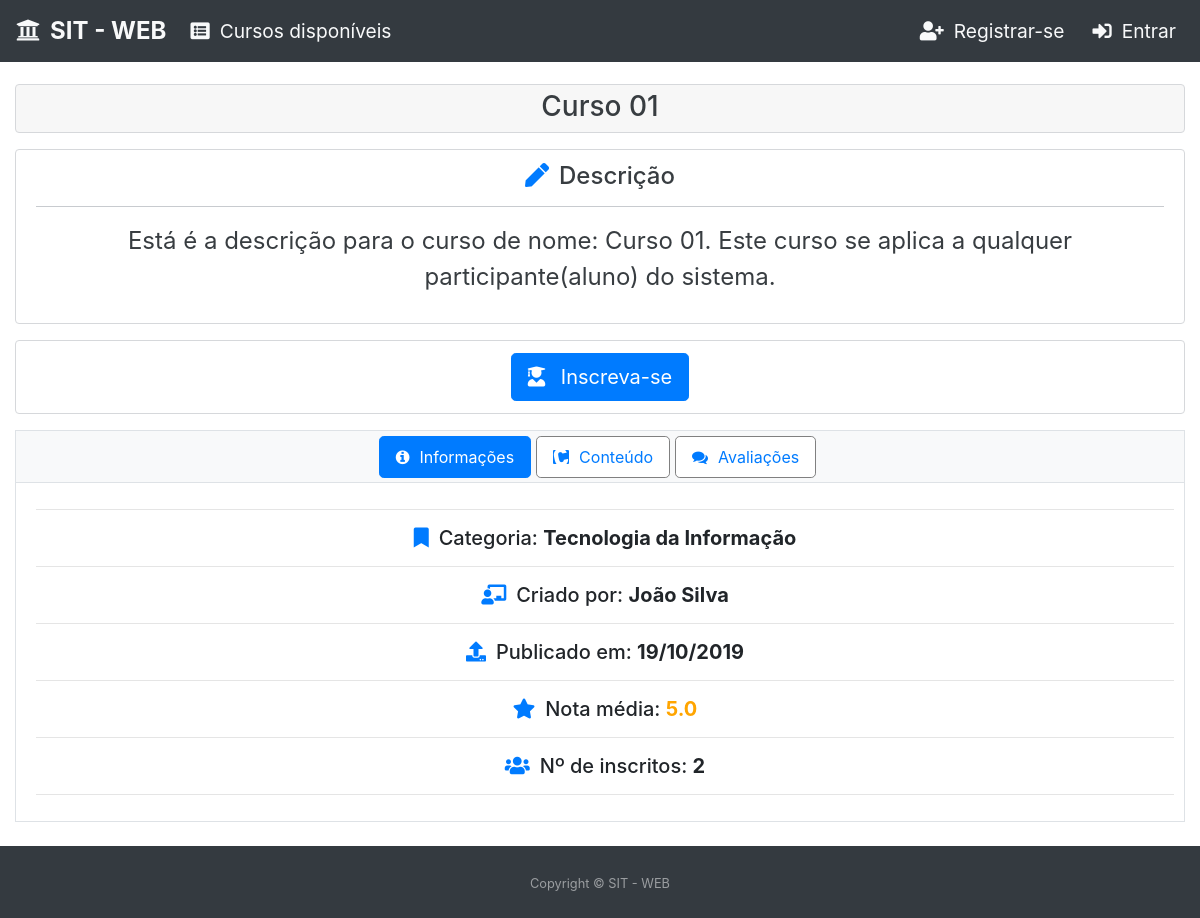
The page /informacoes-curso/1 on the database its author committed.
### core/models.py (models this page shows, shortened)
class Curso(models.Model):
    objects = CursoManager()
    titulo = models.CharField(
        unique=True,
        max_length=70,
        verbose_name=u"título",
        help_text=u"Indique o título do curso"
    )
    categoria = models.ForeignKey(
        Categoria,
        on_delete=models.CASCADE,
        help_text=u"Selecione a categoria do curso"
    )
    usuario = models.ForeignKey(
        AUTH_USER_MODEL,
        on_delete=models.CASCADE
    )
    nome_instrutor = models.CharField(
        null=True,
        verbose_name=u"Nome do instrutor",
        help_text=u"Indique o nome do instrutor do curso",
        blank=True,
        max_length=50
    )
    palavras_chaves = models.CharField(
        max_length=150,
        verbose_name=u"Palavras-chave",
        help_text=u"Indique palavras-chave para o curso",
        null=True,
        blank=True
    )
    descricao = models.TextField(
        max_length=250,
        verbose_name=u"descrição",
        help_text=u"Indique uma descrição para o curso",
        null=True,
        blank=True
    )
    publicado = models.BooleanField(
        default=False,
        help_text=u"Indique o status de publicação do curso no sistema",
    )
    data_publicado = models.DateTimeField(
        null=True,
        blank=True
    )
    data_criacao = models.DateTimeField(
        auto_now_add=True,
        null=True,
        blank=True
    )
    data_atualizacao = models.DateTimeField(
        auto_now=True,
        null=True,
        blank=True
    )
    class Meta:
        verbose_name = "Curso"
        verbose_name_plural = "Cursos"
    class CustomMeta:
        ordering_field = 'titulo'
        search_fields = ['titulo', 'categoria__titulo', 'usuario__first_name',
                         'nome_instrutor', 'palavras_chaves', 'descricao']
    def obtem_nota_media(self):
        nota_media_curso = 0
        avaliacoes = Avaliacao.objects.filter(
            curso=self
        )
        if avaliacoes.count() > 0:
            nota_media_curso = avaliacoes.aggregate(
                Avg('nota')
            )['nota__avg']
        nota_media_curso = float("{0:.1f}".format(nota_media_curso, 1))
        return nota_media_curso
    def tem_conteudo(self):
        unidades = Unidade.objects.filter(curso=self)
        if unidades.count() > 0:
            videos = Video.objects.filter(unidade__in=unidades)
            if videos.count() > 0:
                return True
        else:
            return False
    def obtem_unidades(self):
        unidades_curso = Unidade.objects.filter(
            curso=self
        ).order_by(
            'ordem'
        )
        return unidades_curso
    def obtem_videos(self):
        unidades_curso = self.obtem_unidades()
        videos_curso = Video.objects.filter(
            unidade__in=unidades_curso
        )
        return videos_curso
    def obtem_arquivos(self):
        unidades_curso = self.obtem_unidades()
        arquivos_curso = Arquivo.objects.filter(
            unidade__in=unidades_curso
        )
        return arquivos_curso
    def obtem_questionarios(self):
        unidades_curso = self.obtem_unidades()
        questionarios_curso = Questionario.objects.filter(
            unidade__in=unidades_curso
        )
        return questionarios_curso
    def obtem_numero_inscritos(self):
        numero_inscritos = Inscricao.objects.filter(curso=self).count()
        return numero_inscritos

class Categoria(models.Model):
    objects = CategoriaManager()
    titulo = models.CharField(
        max_length=40,
        verbose_name=u"título",
        help_text=u"Indique o título da categoria"
    )
    data_criacao = models.DateTimeField(
        auto_now_add=True,
        null=True,
        blank=True
    )
    data_atualizacao = models.DateTimeField(
        auto_now=True,
        null=True,
        blank=True
    )
    class Meta:
        verbose_name = "Categoria"
        verbose_name_plural = "Categorias"
    class CustomMeta:
        ordering_field = 'titulo'
        search_fields = ['titulo',]

### core/views.py (the view)
# urls.py: path('informacoes-curso/<int:id>',          informacoesCursoView,                           name='informacoes-curso'),
def informacoesCursoView(request, id):
    curso_sem_conteudo = False
    unidades = None
    avaliacoes = None
    aluno_inscrito_curso = False
    perfil_aluno = False
    usuario_anonimo = False
    nota_media_curso = "Sem nota"
    numero_unidades = 0
    numero_videos = 0
    numero_arquivos = 0
    numero_questionarios = 0
    numero_avaliacoes = 0
    numero_avaliacoes_nota_1 = 0
    numero_avaliacoes_nota_2 = 0
    numero_avaliacoes_nota_3 = 0
    numero_avaliacoes_nota_4 = 0
    numero_avaliacoes_nota_5 = 0
    percentual_nota_1 = 0
    percentual_nota_2 = 0
    percentual_nota_3 = 0
    percentual_nota_4 = 0
    percentual_nota_5 = 0
    classe_nota_1 = ''
    classe_nota_2 = ''
    classe_nota_3 = ''
    classe_nota_4 = ''
    classe_nota_5 = ''
    curso = get_object_or_404(Curso, pk=id, publicado=True)
    categoria = curso.categoria.titulo
    if curso.usuario.tem_perfil_instrutor():
        instrutor = curso.usuario.get_full_name()
    else:
        instrutor = curso.nome_instrutor
    numero_inscritos = curso.obtem_numero_inscritos()
    if not request.user.is_anonymous:
        if request.user.tem_perfil_aluno():
            perfil_aluno = True
            if Inscricao.objects.usuario_inscrito_curso(
                    usuario=request.user,
                    curso=curso
            ):
                aluno_inscrito_curso = True
    else:
        usuario_anonimo = True
    if curso.tem_conteudo():
        unidades = Unidade.objects.filter(curso=curso)
        unidades_list_ids = []
        for unidade in unidades:
            videos = Video.objects.filter(unidade=unidade).order_by('ordem')
            arquivos = Arquivo.objects.filter(unidade=unidade).order_by('ordem')
            questionarios = Questionario.objects.filter(
                unidade=unidade).order_by(
                'ordem')
            if videos.count() > 0 or arquivos.count() > 0 or \
                    questionarios.count() > 0:
                unidades_list_ids.append(unidade.id)
        unidades = Unidade.objects.filter(id__in=unidades_list_ids)
        avaliacoes = Avaliacao.objects.filter(curso=curso)
        numero_avaliacoes = avaliacoes.count()
        for avaliacao in avaliacoes:
            if avaliacao.nota == 1:
                numero_avaliacoes_nota_1 = numero_avaliacoes_nota_1 + 1
            if avaliacao.nota == 2:
                numero_avaliacoes_nota_2 = numero_avaliacoes_nota_2 + 1
            if avaliacao.nota == 3:
                numero_avaliacoes_nota_3 = numero_avaliacoes_nota_3 + 1
            if avaliacao.nota == 4:
                numero_avaliacoes_nota_4 = numero_avaliacoes_nota_4 + 1
            if avaliacao.nota == 5:
                numero_avaliacoes_nota_5 = numero_avaliacoes_nota_5 + 1
        if numero_avaliacoes > 0:
            percentual_nota_1 = (numero_avaliacoes_nota_1 * 100) / numero_avaliacoes
            percentual_nota_2 = (numero_avaliacoes_nota_2 * 100) / numero_avaliacoes
            percentual_nota_3 = (numero_avaliacoes_nota_3 * 100) / numero_avaliacoes
            percentual_nota_4 = (numero_avaliacoes_nota_4 * 100) / numero_avaliacoes
            percentual_nota_5 = (numero_avaliacoes_nota_5 * 100) / numero_avaliacoes
        percentual_nota_1 = "{:.2f}".format(percentual_nota_1)
        percentual_nota_2 = "{:.2f}".format(percentual_nota_2)
        percentual_nota_3 = "{:.2f}".format(percentual_nota_3)
        percentual_nota_4 = "{:.2f}".format(percentual_nota_4)
        percentual_nota_5 = "{:.2f}".format(percentual_nota_5)
        nota_media_curso = "SEM NOTA"
        if avaliacoes.count() > 0:
            nota_media_curso = curso.obtem_nota_media()
            nota_media_curso = "{:.1f}".format(nota_media_curso)
        numero_unidades = unidades.count()
        numero_videos = curso.obtem_videos().count()
        numero_arquivos = curso.obtem_arquivos().count()
        numero_questionarios = curso.obtem_questionarios().count()
        if nota_media_curso is not None and nota_media_curso != "SEM NOTA":
            dict_classe_nota = obtem_classe_notas(float(nota_media_curso))
            classe_nota_1 = dict_classe_nota['nota_1']
            classe_nota_2 = dict_classe_nota['nota_2']
            classe_nota_3 = dict_classe_nota['nota_3']
            classe_nota_4 = dict_classe_nota['nota_4']
            classe_nota_5 = dict_classe_nota['nota_5']
    else:
        curso_sem_conteudo = True
    return render(
        request,
        'core/curso-informacoes.html',
        {
            'curso': curso,
            'categoria': categoria,
            'instrutor': instrutor,
            'numero_inscritos': numero_inscritos,
            'curso_sem_conteudo': curso_sem_conteudo,
            'perfil_aluno': perfil_aluno,
            'usuario_anonimo': usuario_anonimo,
            'aluno_inscrito_curso': aluno_inscrito_curso,
            'unidades': unidades,
            'avaliacoes': avaliacoes,
            'nota_media_curso': nota_media_curso,
            'numero_unidades': numero_unidades,
            'numero_videos': numero_videos,
            'numero_arquivos': numero_arquivos,
            'numero_questionarios': numero_questionarios,
            'numero_avaliacoes': numero_avaliacoes,
            'numero_avaliacoes_nota_1': numero_avaliacoes_nota_1,
            'numero_avaliacoes_nota_2': numero_avaliacoes_nota_2,
            'numero_avaliacoes_nota_3': numero_avaliacoes_nota_3,
            'numero_avaliacoes_nota_4': numero_avaliacoes_nota_4,
            'numero_avaliacoes_nota_5': numero_avaliacoes_nota_5,
            'percentual_nota_1': percentual_nota_1,
            'percentual_nota_2': percentual_nota_2,
            'percentual_nota_3': percentual_nota_3,
            'percentual_nota_4': percentual_nota_4,
            'percentual_nota_5': percentual_nota_5,
            'classe_nota_1': classe_nota_1,
            'classe_nota_2': classe_nota_2,
            'classe_nota_3': classe_nota_3,
            'classe_nota_4': classe_nota_4,
            'classe_nota_5': classe_nota_5,
        }
    )

### accounts/models.py (called while the page is built)
    def tem_perfil_instrutor(self):
        if self.perfil == self.INSTRUTOR:
            return True
        return False

### core/templates/core/curso-informacoes.html (shortened to what this page needs)
{% extends  'base-home-page.html' %}
{% load static %}
{% block conteudo-home-page %}
    <div id="page-content">
        <section class="py-4" style="margin-top: 60px;">
            <div id="content" class="container-fluid">
              <div class="alert alert-secondary" role="alert" style="background-color: rgba(0,0,0,.03); padding: 0;">
                <h3 class="text-center" style="margin-top: 5px;">{{ curso.titulo }}</h3>
              </div>
              <div class="alert alert-secondary" role="alert" style="background-color: white;">
                  <h4 class="text-center"><i class="fas fa-pen class-icone-content"></i>Descrição</h4>
                  <hr/>
                  <p class="text-center" style="font-size: 1.5rem;">
                      {{ curso.descricao }}
                  </p>
              </div>
              <div class="alert alert-secondary" role="alert" style="background-color: white;">
                  {% if perfil_aluno == True and aluno_inscrito_curso == False or usuario_anonimo == True %}
                  <div class="col text-center" style="margin-bottom: 0px;">
                      <a href="/inscricao-curso/{{curso.id}}" class="btn btn-primary btn-lg" role="button" title="Realiza inscrição no curso">
                          <i class="fas fa-user-graduate class-icone-button"></i>
                              Inscreva-se
                      </a>
                  </div>
                  {% endif %}
              </div>
              <ul class="nav nav-tabs nav-tabs-content justify-content-center" id="navegacao-curso" role="tablist">
                  <li class="nav-item">
                      <a class="nav-link nav-link-content active" id="informacoes-tab" data-toggle="tab" href="#informacoes-curso" role="tab" aria-controls="informacoes-curso" aria-selected="false" title="Informações gerais do curso">
                          <i class="fa fa-info-circle class-icone-content"></i>Informações
                      </a>
                  </li>
                  <li class="nav-item">
                      <a class="nav-link nav-link-content" id="conteudo-tab" data-toggle="tab" href="#conteudo-curso" role="tab" aria-controls="conteudo-curso" aria-selected="false" title="Informações dos conteúdos do curso">
                          <i class="fab fa-contao class-icone-content"></i>Conteúdo
                      </a>
                  </li>
                  <li class="nav-item">
                      <a class="nav-link nav-link-content" id="avaliacoes-tab" data-toggle="tab" href="#avaliacoes-curso" role="tab" aria-controls="avaliacoes-curso" aria-selected="false" title="Informações de avaliações do curso pelos alunos">
                          <i class="fa fa-comments class-icone-content"></i>Avaliações
                      </a>
                  </li>
              </ul>
              <div class="tab-content" id="navegacao-conteudo">
                  <div class="tab-pane fade show active" id="informacoes-curso" role="tabpanel" aria-labelledby="informacoes-tab">
                    <div class="tab-content-body">
                        <hr/>
                        <h5 class="text-center"><i class="fas fa-bookmark class-icone-content"></i>Categoria: <b>{{ categoria }}</b></h5>
                        <hr/>
                        <h5 class="text-center"><i class="fas fa-chalkboard-teacher class-icone-content"></i>Criado por: <b>{{ instrutor }}</b></h5>
                        <hr/>
                        {%if curso.data_publicado != None %}
                        <h5 class="text-center"><i class="fas fa-upload class-icone-content"></i>Publicado em: <b>{{ curso.data_publicado|date:"d/m/Y"}}</b></h5>
                        <hr/>
                        {% else %}
                        <h5 class="text-center"><i class="fas fa-upload class-icone-content"></i>Não publicado</h5>
                        <hr/>
                        {% endif %}
                        <h5 class="text-center"><i class="fas fa-star class-icone-content"></i>Nota média: <span class="text-center" style="color:orange;"><b>{{ nota_media_curso }}</b></span></h5>
                        <hr/>
                        <h5 class="text-center"><i class="fas fa-users class-icone-content"></i>Nº de inscritos: <b>{{ numero_inscritos }}</b></h5>
                        <hr/>
                    </div>
                  </div>
              </div>
            </div>
         </section>
    </div>
{% endblock %}

### core/templates/core/curso-informacoes.html (style rules this page uses)
html, body { height: 100%; }
#page-content { flex: 1 0 auto; }
.tab-content-body { margin-left: 10px; padding: 10px; }
.tab-content { border-bottom: 1px solid #dee2e6; border-left: 1px solid #dee2e6; border-right: 1px solid #dee2e6; }
.nav-tabs-content { border: 1px solid #dee2e6; background-color: #f8f9fa; }
.nav-link-content { border: 1px solid gray !important; color: color: #007bff;; background-color: white; border-top-left-radius: 0 !important; border-top-right-radius: 0 !important; border-radius: .3rem !important; font-family: inherit !important; margin-right: 5px !important; margin-bottom: 5px !important; margin-top: 5px !important; }
.nav-link-content.active { color: white !important; background-color: #007bff !important; border: 1px solid #007bff !important; border-top-left-radius: 0 !important; border-top-right-radius: 0 !important; border-radius: .3rem !important; font-family: inherit !important; }
.nav-link-content.active > i { color: white !important; }
.class-icone-content { margin-right: 10px; color: #007bff; }
.class-icone-button { margin-right: 10px; color: white; }

### rows shown on the page
Curso: titulo "Curso 01", descricao "Está é a descrição para o curso de nome: Curso 01. Este curso se aplica a qualquer participante(aluno) do sistema.", data_publicado "19/10/2019"
Categoria: titulo "Tecnologia da Informação"

### other values the page prints
{{ instrutor }} "João Silva"
{{ nota_media_curso }} "5.0"
{{ numero_inscritos }} "2"
